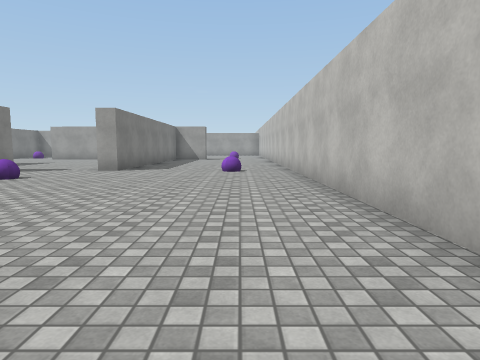
View 1 (above)

24 first-person views from a walk through a scene from a Unity 3-D project. The camera is 1.2 m above the floor, tilts 6° down and sees 75° across. The floor is counted in squares, 2 m on a side. Each view is taken from the middle of a square. On the plan, view 1 faces up. The plan holds only what a view shows up to about 9 squares ahead; the rest is blank. The place goes on beyond the plan. Surface patterns are stand-ins for the level's own textures.

View 2
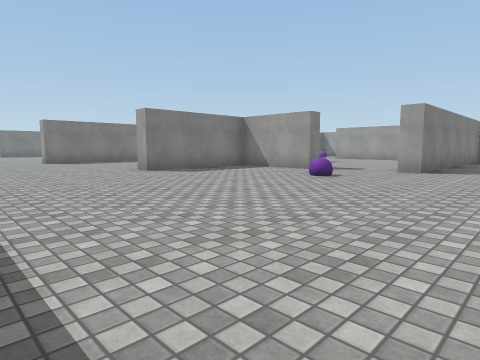

View 3
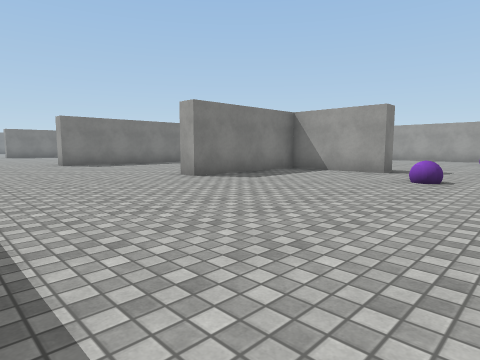

View 4
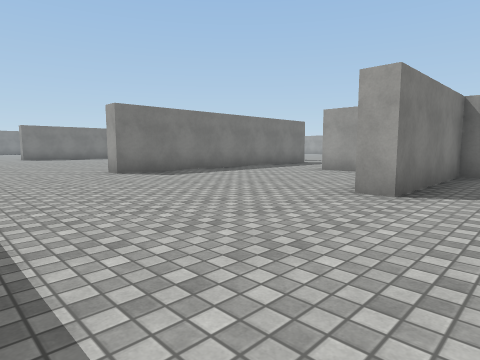

View 5
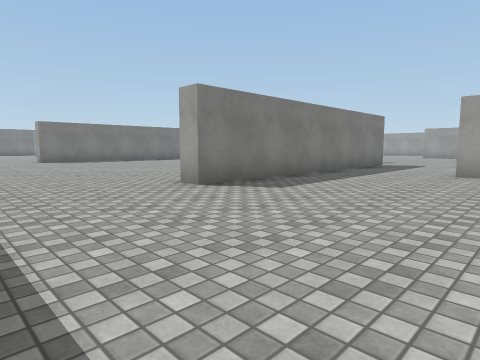

View 6
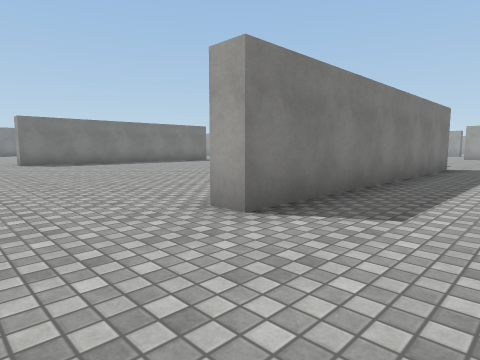

View 7
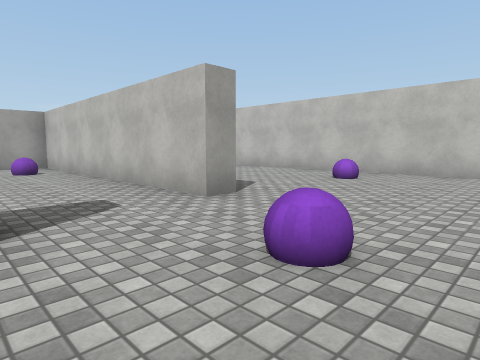

View 8
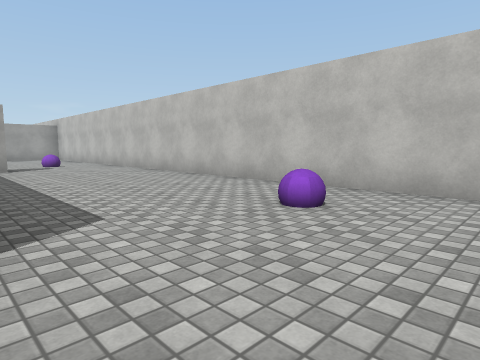

View 9
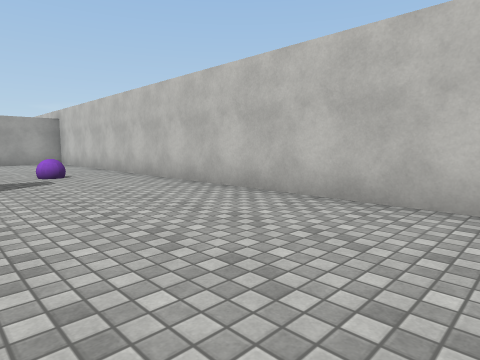

View 10
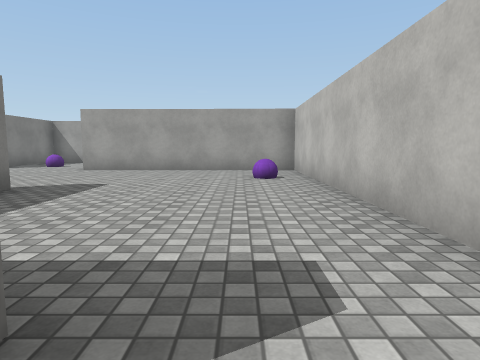

View 11
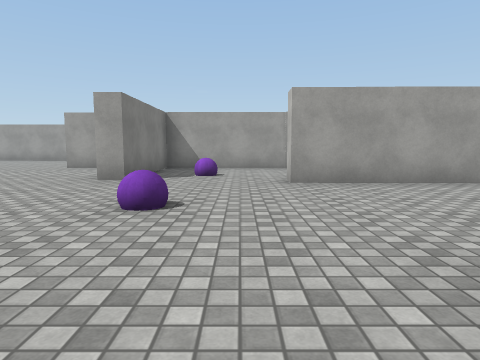

View 12
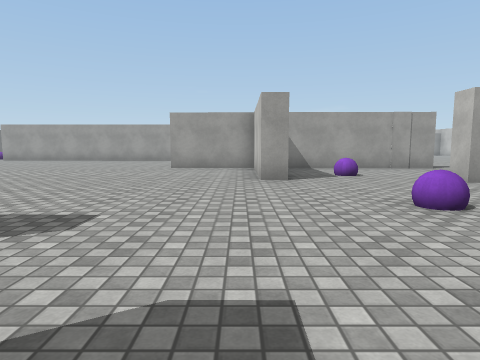

View 13
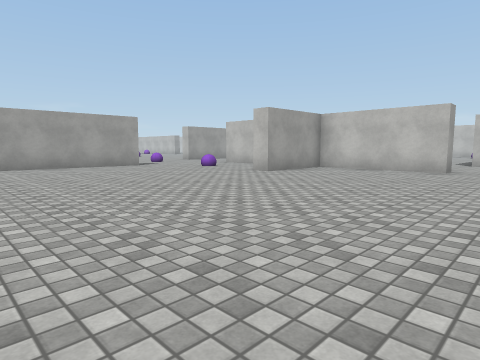

View 14
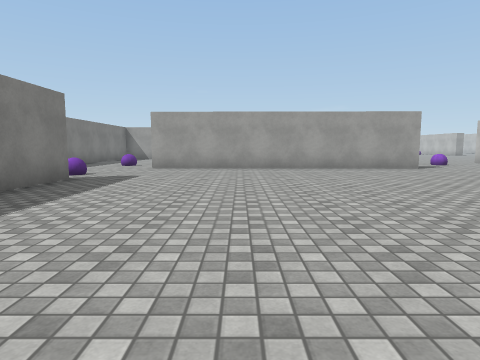

View 15
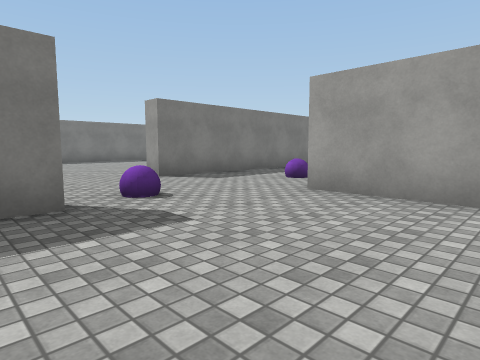

View 16
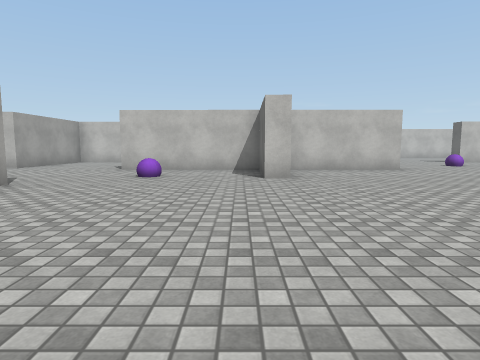

View 17
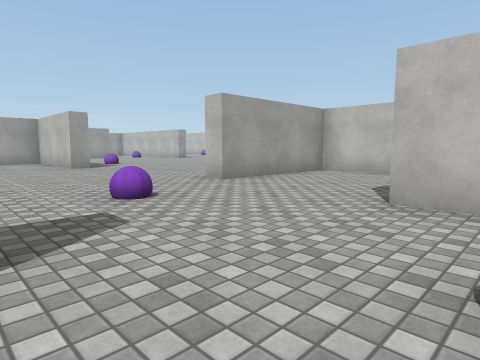

View 18
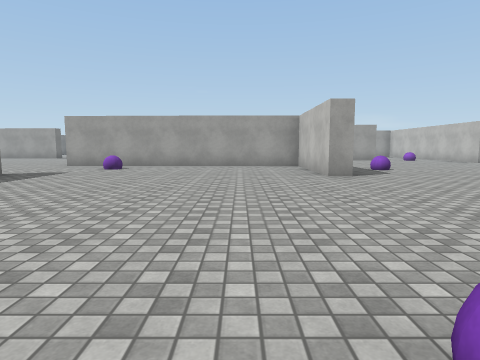

View 19
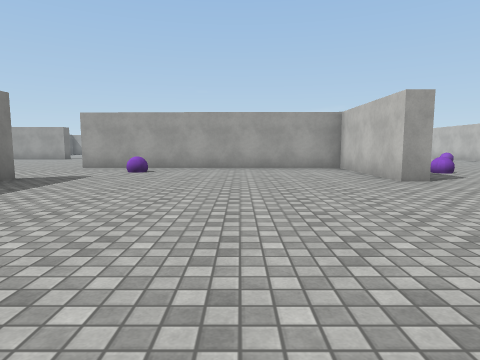

View 20
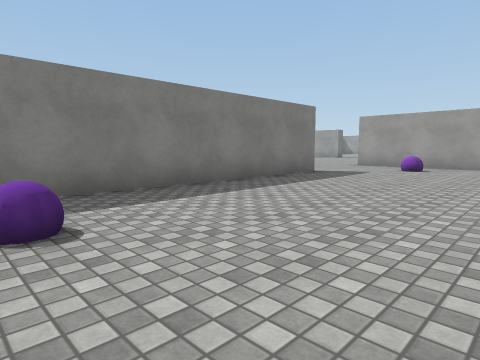

View 21
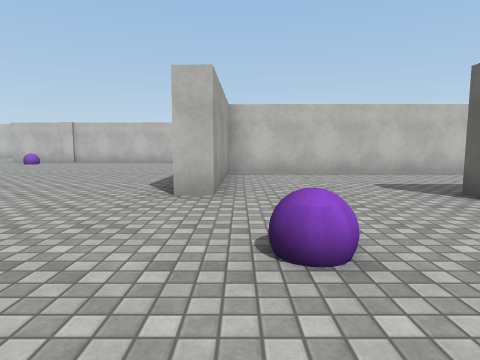

View 22
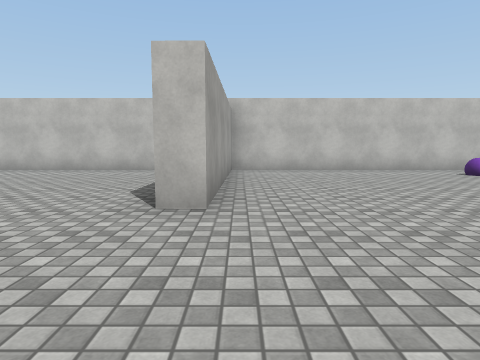

View 23
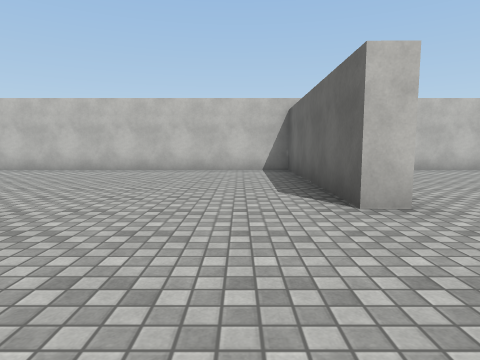

View 24
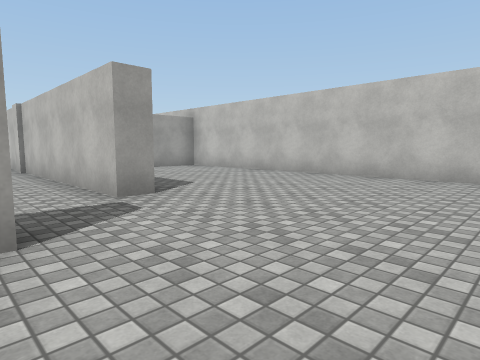

### Floor plan
Points are (right, up) in squares from view 1. A wall is a line through its corners. A room is listed if a view was taken in it or the views show most of it. See-through windows are left out.
Room 1 (views 1, 2, 3, 4, 5, 6, 7, 8, 9, 10, 22, 23, 24)
walls: (-13.9, 7.4) (-14, 3) (-14.6, 3); (-10.3, 7.5) (-11.4, 7.5); (-5.7, 7.5) (-8.3, 7.5) (-8.3, 4) (-8.9, 4); (-3.1, 10.8) (-3.1, 8) (-3.6, 8); (1.4, 1.6) (1.4, 22.2); (1, 22.2) (-4, 22.3) (-4, 22.8) (1.4, 22.7) (1.4, 30.5); (-2.8, 27.7) (-3.5, 27.7)
ways out: opening at (-12.5, 8) to room 2; opening at (-4.5, 8) to room 2; opening at (-4, 28) to room 2; opening at (-8.5, 17.5) to room 3
objects: purple ball (-4, 6); purple ball (0, 8); purple ball (0, 17)
Room 2 (views 11, 12, 13, 14, 15, 16, 17, 18, 19, 20, 21)
walls: (-16.1, 23.7) (-23.6, 23.9); (-12.6, 19.5) (-12.6, 23.2); (-20.2, 31.9) (-20.2, 25.5); (-12.7, 31.5) (-13.2, 31.5) (-13.1, 34.9) (-20.6, 35); (-24.2, 21) (-24.2, 19.1); (-8.7, 20.7) (-8.7, 26.3) (-12.1, 26.3) (-12.1, 26.9); (-26.7, 27.1) (-26.7, 23.4) (-27.3, 23.4); (-12.1, 15.7) (-12.6, 15.7) (-12.6, 19) (-15, 19) (-15, 19.5) (-12.9, 19.5); (-3.5, 27.7) (-3.5, 34.5); (-13.9, 10.6) (-13.9, 7.4); (-5.7, 8) (-5.7, 7.5); (-3.6, 8) (-3.6, 15.1) (-9.1, 15.3) (-9.1, 15.9)
ways out: opening at (-12.5, 8) to room 1; opening at (-4.5, 8) to room 1; opening at (-4, 28) to room 1; opening at (-10.5, 16) to room 3
objects: purple ball (-25, 22); purple ball (-25, 25); purple ball (-19, 25); purple ball (-18, 34); purple ball (-15, 22); purple ball (-14, 26); purple ball (-11, 13); purple ball (-11, 33); purple ball (-5, 13)
Room 3 (no view inside)
walls: (-7.4, 18.9) (-12.1, 19) (-12.1, 15.7)
ways out: opening at (-8.5, 17.5) to room 1; opening at (-10.5, 16) to room 2
objects: purple ball (-11, 17)

Positions as (right, up) in squares from view 1, and headings:
1: (0, 0), facing up
2: (-1, 0), facing up-left
3: (-3, 0), facing up-left
4: (-7, 0), facing up-left
5: (-10, 0), facing up-left
6: (-12, 1), facing up-left
7: (-6, 5), facing up-right
8: (-3, 6), facing up-right
9: (-2, 10), facing up-right
10: (-5, 7), facing up
11: (-10, 10), facing up
12: (-13, 10), facing up
13: (-21, 14), facing up-right
14: (-21, 15), facing up
15: (-21, 20), facing up-left
16: (-21, 20), facing right
17: (-16, 22), facing up-right
18: (-15, 25), facing up
19: (-16, 26), facing up
20: (-16, 25), facing up-left
21: (-16, 26), facing right
22: (-7, 22), facing right
23: (-7, 24), facing right
24: (-5, 24), facing up-right
